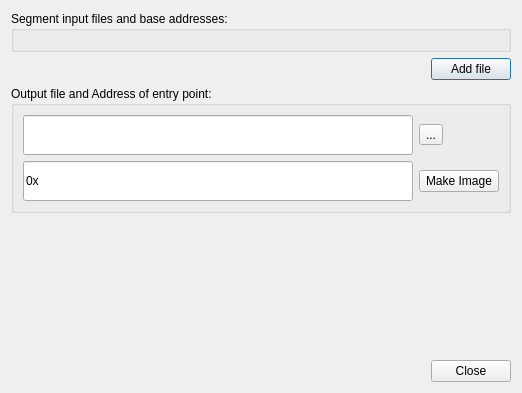
<?xml version="1.0" encoding="UTF-8"?>
<ui version="4.0">
 <class>MakeImageDialog</class>
 <widget class="QDialog" name="MakeImageDialog">
  <property name="geometry">
   <rect>
    <x>0</x>
    <y>0</y>
    <width>522</width>
    <height>393</height>
   </rect>
  </property>
  <property name="windowTitle">
   <string>Make Image</string>
  </property>
  <property name="windowIcon">
   <iconset resource="resource.qrc">
    <normaloff>:/images/res/images/app/48.png</normaloff>:/images/res/images/app/48.png</iconset>
  </property>
  <layout class="QVBoxLayout" name="verticalLayout">
   <item>
    <layout class="QFormLayout" name="formLayout"/>
   </item>
   <item>
    <widget class="QGroupBox" name="filesGroup">
     <property name="title">
      <string>Segment input files and base addresses:</string>
     </property>
     <layout class="QVBoxLayout" name="verticalLayoutFG"/>
    </widget>
   </item>
   <item>
    <layout class="QHBoxLayout" name="horizontalLayout">
     <item>
      <spacer name="horizontalSpacer">
       <property name="orientation">
        <enum>Qt::Horizontal</enum>
       </property>
       <property name="sizeHint" stdset="0">
        <size>
         <width>40</width>
         <height>20</height>
        </size>
       </property>
      </spacer>
     </item>
     <item>
      <widget class="QPushButton" name="addFileBtn">
       <property name="text">
        <string>Add file</string>
       </property>
       <property name="icon">
        <iconset resource="resource.qrc">
         <normaloff>:/images/res/images/light/appbar.add.png</normaloff>:/images/res/images/light/appbar.add.png</iconset>
       </property>
       <property name="iconSize">
        <size>
         <width>32</width>
         <height>32</height>
        </size>
       </property>
      </widget>
     </item>
    </layout>
   </item>
   <item>
    <widget class="QGroupBox" name="entryPointGroup">
     <property name="title">
      <string>Output file and Address of entry point:</string>
     </property>
     <layout class="QVBoxLayout" name="verticalLayout_2">
      <item>
       <layout class="QGridLayout" name="gridLayout">
        <item row="0" column="0">
         <widget class="ImageLineEdit" name="ouputFileLineEdit">
          <property name="minimumSize">
           <size>
            <width>0</width>
            <height>40</height>
           </size>
          </property>
          <property name="maximumSize">
           <size>
            <width>16777215</width>
            <height>40</height>
           </size>
          </property>
         </widget>
        </item>
        <item row="0" column="1">
         <widget class="QToolButton" name="outputFileBtn">
          <property name="text">
           <string>...</string>
          </property>
          <property name="icon">
           <iconset resource="resource.qrc">
            <normaloff>:/images/res/images/light/appbar.folder.open.png</normaloff>:/images/res/images/light/appbar.folder.open.png</iconset>
          </property>
          <property name="iconSize">
           <size>
            <width>32</width>
            <height>32</height>
           </size>
          </property>
         </widget>
        </item>
        <item row="1" column="0">
         <widget class="HexLineEdit" name="entryPointLineEdit">
          <property name="minimumSize">
           <size>
            <width>0</width>
            <height>40</height>
           </size>
          </property>
          <property name="maximumSize">
           <size>
            <width>16777215</width>
            <height>40</height>
           </size>
          </property>
          <property name="inputMask">
           <string>\0\xhhhhhhhh</string>
          </property>
          <property name="maxLength">
           <number>10</number>
          </property>
         </widget>
        </item>
        <item row="1" column="1">
         <widget class="QPushButton" name="makeImageBtn">
          <property name="text">
           <string>Make Image</string>
          </property>
          <property name="icon">
           <iconset resource="resource.qrc">
            <normaloff>:/images/res/images/light/appbar.settings.png</normaloff>:/images/res/images/light/appbar.settings.png</iconset>
          </property>
          <property name="iconSize">
           <size>
            <width>32</width>
            <height>32</height>
           </size>
          </property>
         </widget>
        </item>
       </layout>
      </item>
     </layout>
    </widget>
   </item>
   <item>
    <spacer name="verticalSpacer">
     <property name="orientation">
      <enum>Qt::Vertical</enum>
     </property>
     <property name="sizeHint" stdset="0">
      <size>
       <width>20</width>
       <height>40</height>
      </size>
     </property>
    </spacer>
   </item>
   <item>
    <widget class="QDialogButtonBox" name="buttonBox">
     <property name="orientation">
      <enum>Qt::Horizontal</enum>
     </property>
     <property name="standardButtons">
      <set>QDialogButtonBox::Close</set>
     </property>
    </widget>
   </item>
  </layout>
 </widget>
 <customwidgets>
  <customwidget>
   <class>HexLineEdit</class>
   <extends>QLineEdit</extends>
   <header>hexlineedit.h</header>
  </customwidget>
  <customwidget>
   <class>ImageLineEdit</class>
   <extends>QLineEdit</extends>
   <header>imagelineedit.h</header>
  </customwidget>
 </customwidgets>
 <resources>
  <include location="resource.qrc"/>
 </resources>
 <connections>
  <connection>
   <sender>buttonBox</sender>
   <signal>accepted()</signal>
   <receiver>MakeImageDialog</receiver>
   <slot>accept()</slot>
   <hints>
    <hint type="sourcelabel">
     <x>248</x>
     <y>254</y>
    </hint>
    <hint type="destinationlabel">
     <x>157</x>
     <y>274</y>
    </hint>
   </hints>
  </connection>
  <connection>
   <sender>buttonBox</sender>
   <signal>rejected()</signal>
   <receiver>MakeImageDialog</receiver>
   <slot>reject()</slot>
   <hints>
    <hint type="sourcelabel">
     <x>316</x>
     <y>260</y>
    </hint>
    <hint type="destinationlabel">
     <x>286</x>
     <y>274</y>
    </hint>
   </hints>
  </connection>
 </connections>
</ui>
